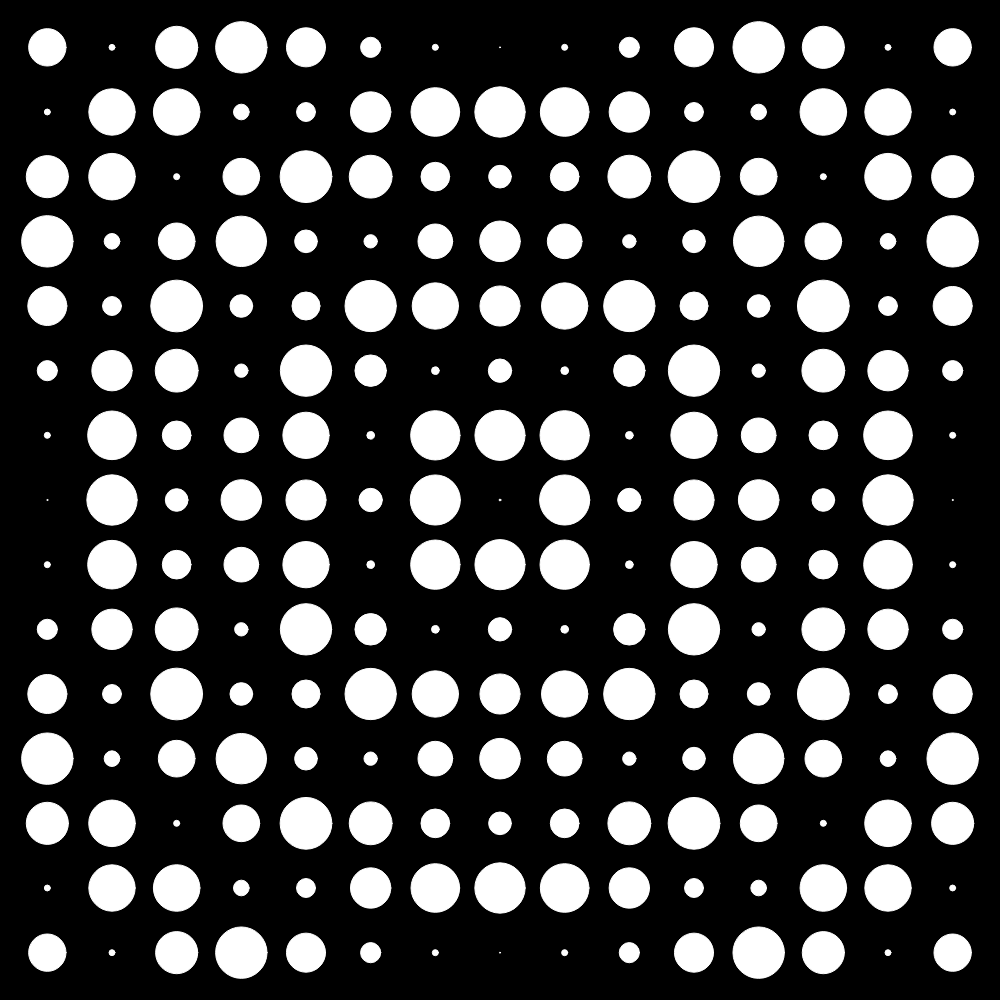
Frame 1 (no input)
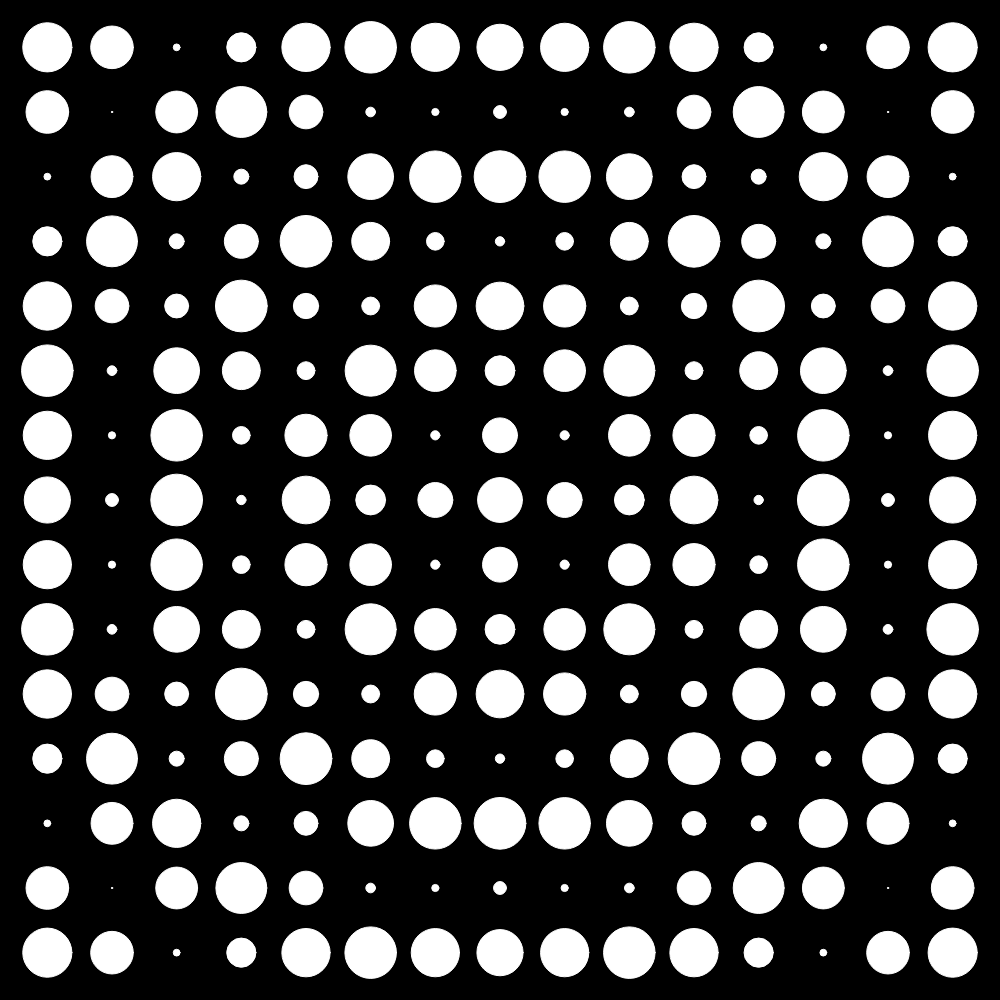
Frame 60 (no input)
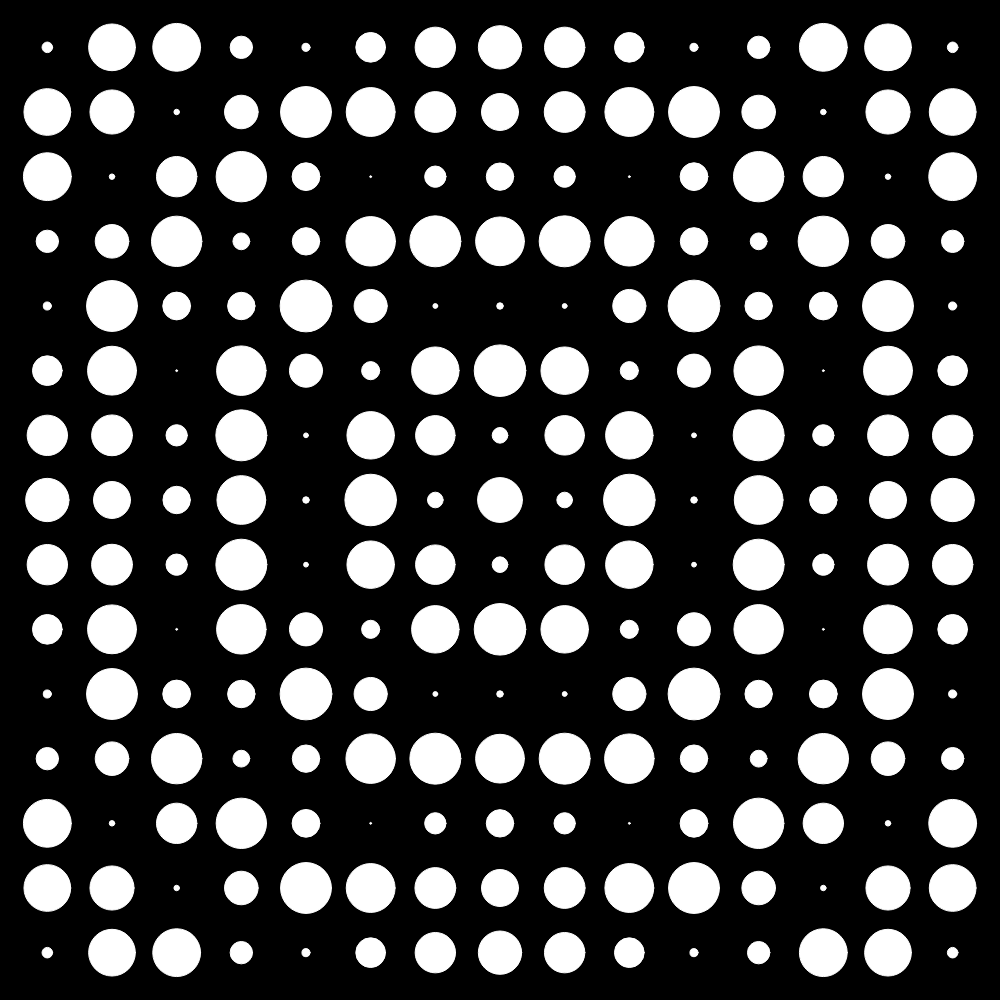
Frame 120 (the mouse pressed at the canvas centre since frame 60)

The p5.js sketch that drew these frames (run headless with seeded random() and noise() and a simulated clock; from frame 60 on, the mouse is pressed at the canvas centre):

// p5.js sketch
// ── sketch.js


let n_rows = 15
let margin = 15
let noise_amp = 15
let cell_size
let f = 0.25
let frequency = 2
let x,y
let phase_coef = -1.2

function setup() {

  let canva_size = windowHeight < windowWidth ? windowHeight: windowWidth
  createCanvas(canva_size, canva_size);
  cell_size = (width - margin * 2 ) / n_rows;

  rectMode(CENTER)
  angleMode(DEGREES)

  frameRate(60)

}

function draw() {
  
  fill(255)
  stroke(255)
  strokeWeight(1)
  background(0);

  for (let i = 0; i < n_rows ; i++) {
    for (let j = 0; j < n_rows; j++) {
      
      x = margin + cell_size/2 + i * cell_size
      y = margin + cell_size/2 + j * cell_size
      f = sin(frameCount * frequency + phase_coef * dist(width/2, height/2, x,y))
      
      circle(
        x = x,
        y = y,
        dim = f * cell_size * 0.8
      )
    }
  }
}
